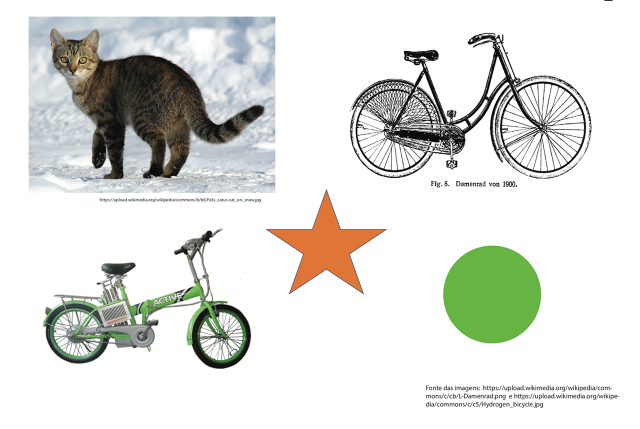
#> input picture aula03/cat_bike.png, 1280 x 857 px, given in place of VID_20200302_063445951.mp4, which was not available (shown at 1/2 size)
$ python 'Exercicío_1.py'
#> lines starting #> are read from the running program, lines starting #| are printed output that depends on the picture; after the words box and inside, x2 and y2 are one past the last pixel; in counts of white or black regions, pixels touching at a corner belong together; long printed decimals are rounded; pictures that were not available may be replaced by others from this repository, and a replacement may not be noted
from __future__ import division

import cv2
import os
import math
import numpy as np

# [10 lines of commented-out code are left out]
def ponto_de_fuga(ang1, ang2, linear1, linear2):
    if ang2 == ang1:
        ang2 = ang1 + 1 # para nao dar div por zero
    x_fuga = (-(linear2 - linear1))/(ang2 - ang1)
    y_fuga = ang1*x_fuga + linear1
    return (x_fuga, y_fuga)


def calcula_coef_ang(A1, A2):
    coef_ang = (A2[1]-A1[1])/(A2[0]-A1[0])
    return coef_ang

def calcula_coef_linear (A1, A2):
    coef_ang = (A2[1]-A1[1])/(A2[0]-A1[0])
    coef_linear = A1[1]-(coef_ang*A1[0])
    return coef_linear


cap = cv2.VideoCapture('VID_20200302_063445951.mp4')


while(True):
    # Capture frame-by-frame
    ret, frame = cap.read()
#> frame is the input picture: shape (857, 1280, 3); mean B, G, R 218.9, 223.8, 222.1

    if ret == False:
        print("Codigo de retorno FALSO - problema para capturar o frame")

    # Our operations on the frame come here
    rgb = frame #  cv2.cvtColor(frame, cv2.COLOR_BGR2RGB)
    gray = cv2.cvtColor(frame, cv2.COLOR_BGR2GRAY)
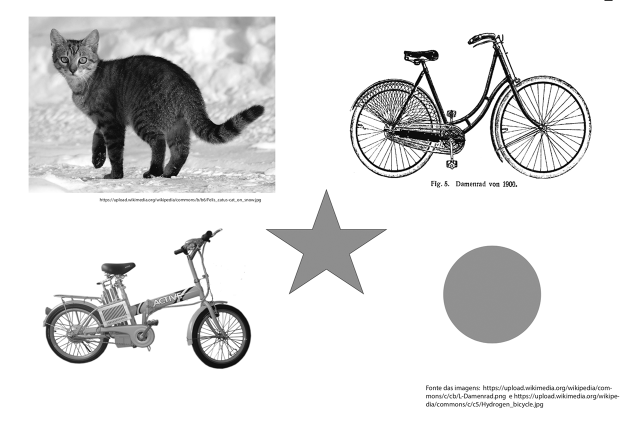
#> gray: shape (857, 1280) (shown at 1/2 size); min 0, max 255, mean 222.7

    # Display the resulting frame
    # cv2.imshow('frame',frame)
    #cv2.imshow('gray', gray)

    # Mascara para o branco

    cap1 = np.array([249])
    cap2 = np.array([255])
    mask = cv2.inRange(gray, cap1, cap2)
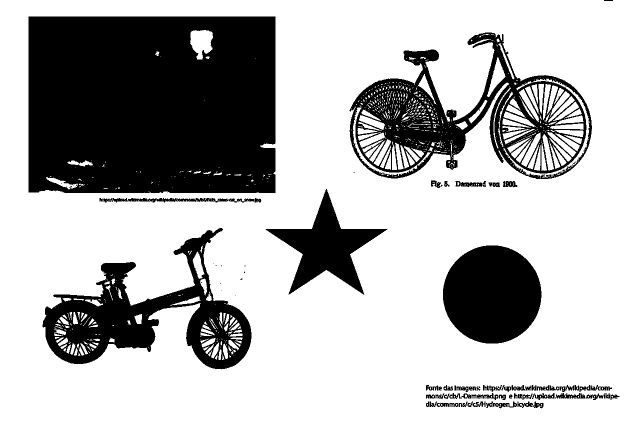
#> mask: shape (857, 1280) (shown at 1/2 size); 71.2% white; 75 black regions (22 under 20 px), largest, box (x1, y1, x2, y2) and area: (57, 33, 551, 386) 170657, (699, 65, 1184, 358) 47021, (85, 456, 503, 739) 41489
    #cv2.imshow('mask', mask)

    hough_img_rgb2 = cv2.cvtColor(mask, cv2.COLOR_GRAY2BGR)
    min_contrast = 100
    max_contrast = 200
    linhas = cv2.Canny(hough_img_rgb2, min_contrast, max_contrast)
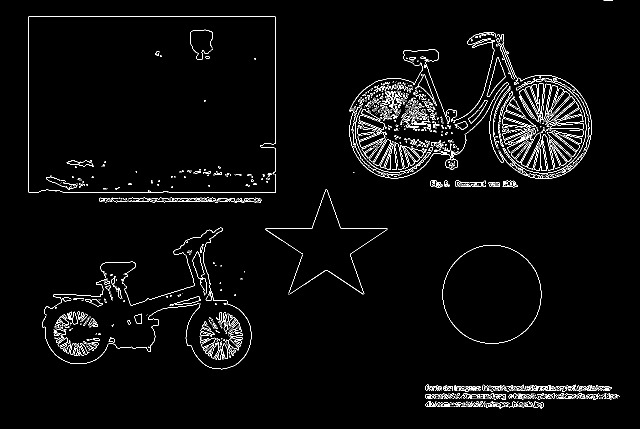
#> linhas: shape (857, 1280) (shown at 1/2 size); 2.8% white in thin lines or dots, all inside (x1, y1, x2, y2) = (56, 0, 1239, 817)

    lines = cv2.HoughLinesP(linhas, 10, math.pi/180.0, 100, np.array([]), 45, 5)
#> lines = 27 rows, first 6: [1120, 241, 1179, 227], [940, 772, 985, 776], [1018, 775, 1073, 780], [954, 793, 1017, 792], [605, 571, 652, 540], [889, 772, 951, 778]

    a,b,c = lines.shape
#> a = 27; b = 1; c = 4

    hough_img_rgb = cv2.cvtColor(linhas, cv2.COLOR_GRAY2BGR)

    coeficientes_angular=[]
    coeficientes_linear=[]


    for i in range(a):
        # Faz uma linha ligando o ponto inicial ao ponto final, com a cor vermelha (BGR)
        cv2.line(hough_img_rgb, (lines[i][0][0], lines[i][0][1]), (lines[i][0][2], lines[i][0][3]), (0, 0, 255), 5, cv2.LINE_AA)


        coef_angular = calcula_coef_ang((lines[i][0][0], lines[i][0][1]), (lines[i][0][2], lines[i][0][3]))
        coeficientes_angular.append(coef_angular)

        coef_linear = calcula_coef_linear((lines[i][0][0], lines[i][0][1]), (lines[i][0][2], lines[i][0][3]))
        coeficientes_linear.append(coef_linear)
#> this loop made 27 passes
#> (coef_angular, coef_linear) on passes 1 to 12: (-0.237, 506.8), (0.0889, 688.4), (0.0909, 682.5), (-0.0159, 808.1), (-0.66, 970), (0.0968, 686), (-0.5, 695.5), (-1.34, 1273.9), (-0.0794, 879.6), (-0.167, 434.3), (0.133, 677.1), (0.0385, 746.4)
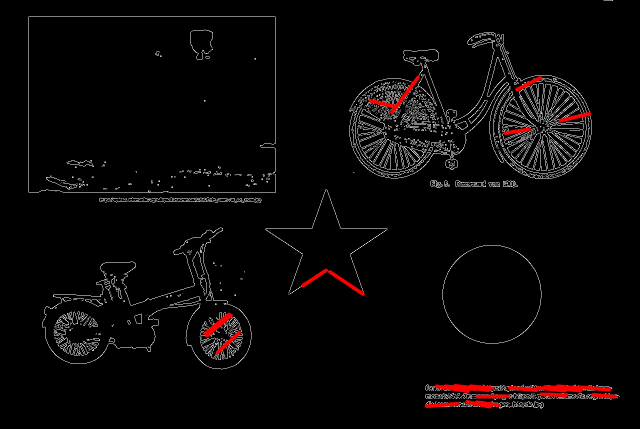
#> hough_img_rgb: shape (857, 1280, 3) (shown at 1/2 size); mean B, G, R 6.4, 6.4, 8.8
#> after the loop, coeficientes_angular = 27 values, max 0.672 at index 26, min -1.34 at index 7, mean -0.112; coeficientes_linear = 27 values, max 1273.9 at index 7, min 23.4 at index 17, mean 699.2


    menor = min(coeficientes_angular)
#> menor = -1.34
    maior = max(coeficientes_angular)
#> maior = 0.672
    i_menor = coeficientes_angular.index(menor)
#> i_menor = 7
    i_maior = coeficientes_angular.index(maior)
#> i_maior = 26

    linear_menor = coeficientes_linear[i_menor]
#> linear_menor = 1273.9
    linear_maior = coeficientes_linear[i_maior]
#> linear_maior = 100.4


    PG= ponto_de_fuga(maior, menor, linear_maior, linear_menor)
#> in ponto_de_fuga, `x_fuga = (-(linear2 - linear1))/(ang2 - ang1)`: x_fuga = 583.5
#> in ponto_de_fuga, `y_fuga = ang1*x_fuga + linear1`: y_fuga = 492.3
#> PG = (583.5, 492.3)

    # DESENHANDO PONTO DE FUGA
    cor=(255, 255, 0)
    cv2.circle(hough_img_rgb, (int(PG[0]), int(PG[1])), 20, cor)
#> hough_img_rgb: shape (857, 1280, 3); 0.01% of pixels changed, all inside (x1, y1, x2, y2) = (563, 472, 604, 513)
    cv2.circle(hough_img_rgb, (int(PG[0]),int(PG[1])), 4, cor, 1)
#> hough_img_rgb: shape (857, 1280, 3); mean B, G, R 6.4, 6.4, 8.8

    #para x=400
    x1=400
    y_menor = menor*x1 + linear_menor
#> y_menor = 738.1


    #para x=700
    x2=600
    y_maior = maior*x2 +linear_maior
#> y_maior = 503.4
    print(y_maior)
#| 503.373

    verde=(0, 255, 0)
    #cv2.line(hough_img_rgb, (x1, y_menor), (int(PG[0]),int(PG[1]), verde, 5)
    #cv2.line(hough_img_rgb, (x2, y_maior), (int(PG[0]),int(PG[1]), verde, 5)


    cv2.imshow('hough_img_rgb', hough_img_rgb)

#     print("shape", hough_img_rgb.shape)


    if cv2.waitKey(1) & 0xFF == ord('q'):
#> (key q is pressed here)
        break

# When everything done, release the capture
cap.release()
cv2.destroyAllWindows()
